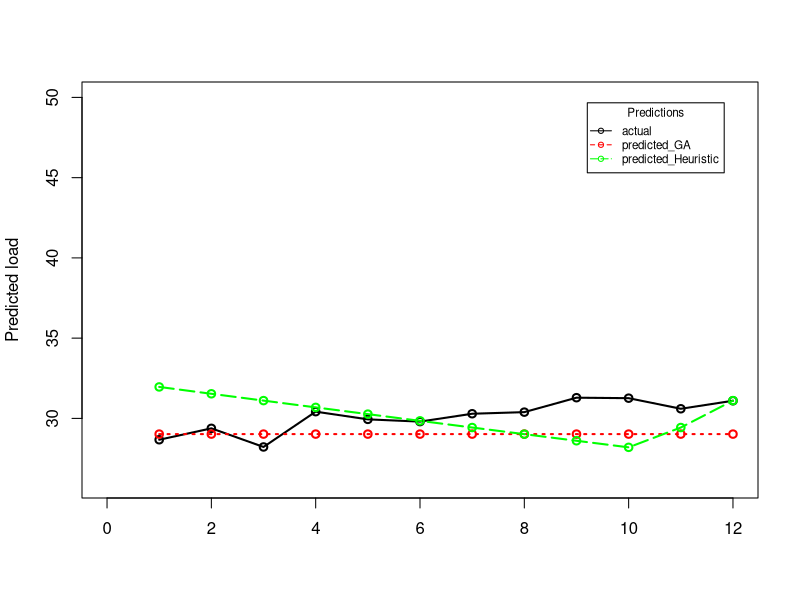

R code for this plot:
library(readxl)
library(ggplot2)

morning_actual<-unlist(read_excel("Alldata_excel.xlsx", range = "K23:K34",col_names = FALSE))
morning_predictedGA<-unlist(read_excel("Alldata_excel.xlsx", range = "L23:L34",col_names = FALSE))
morning_predictedMNLR<-unlist(read_excel("Alldata_excel.xlsx", range = "M23:M34",col_names = FALSE))

x<-seq(1,12)
y1<-morning_actual
y2<-morning_predictedGA
y3<-morning_predictedMNLR
line_width <-2
tiff("morning1.tiff", units="in", width=5, height=5, res=300)
plot(x,seq(26,42.5,by=1.5),xlim = c(0,12),ylim =c(26,50),type="n",ylab="Predicted load",xlab = "")
lines(x,y1,type="o",col="black",lty=1,lwd=line_width)
lines(x,y2,type="o",col="red",lty=3,lwd=line_width)
lines(x,y3,type="o",col="green",lty=5,lwd=line_width)
legend("topright",inset = 0.05,
       c("actual","predicted_GA","predicted_Heuristic"),lty = c(1,2,5),
       col = c("black","red","green"),
       title = "Predictions",cex = 0.7,pch = c(1,1,1)
)
dev.off()
